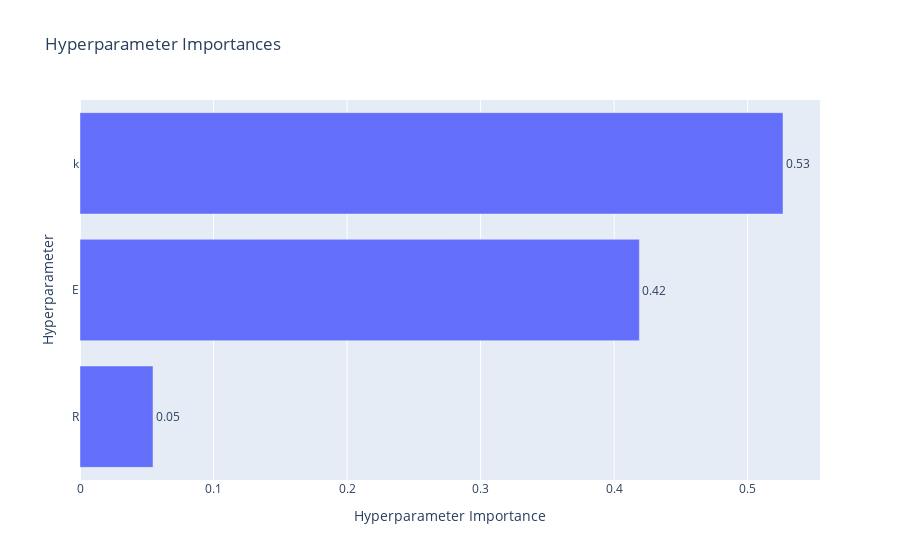

Here is the notebook cell this chart was saved with:
### Code cell
from optuna.visualization import plot_optimization_history, plot_param_importances

plot_optimization_history(study)
plot_param_importances(study)

### Figure 1 — Plotly figure (JSON) as saved in the notebook; plotly's stock layout.template omitted (floating-point values rounded to 4 significant figures)
{"data": [{"cliponaxis": false, "hovertemplate": ["R (IntDistribution): 0.05465895379052271<extra></extra>", "E (IntDistribution): 0.4188807122727343<extra></extra>", "k (IntDistribution): 0.5264603339367431<extra></extra>"], "name": "Objective Value", "orientation": "h", "text": ["0.05", "0.42", "0.53"], "textposition": "outside", "type": "bar", "x": [0.05466, 0.4189, 0.5265], "y": ["R", "E", "k"]}], "layout": {"title": {"text": "Hyperparameter Importances"}, "xaxis": {"title": {"text": "Hyperparameter Importance"}}, "yaxis": {"title": {"text": "Hyperparameter"}}}}
